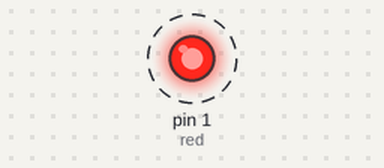
Recording of a sketch running on a simulated Arduino Uno, built with avr-gcc and run on an emulated ATmega328P. Shown: output pins drawn as LEDs (lit = HIGH). Dashed ring = blinking.

Above: at 0.5 s.
Timing chart, 0 to 4.6 s (numbered marks = the images above):
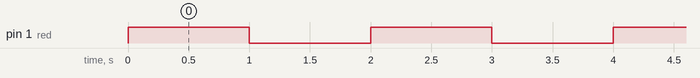

Measured:
- by itself, pin 1 (red): alternates HIGH for 1.0 s and LOW for 1.0 s

The sketch:

bodacious_fyyran1.ino
```cpp
// C++ code
int red=1;
//
void setup()
{
  pinMode(1, OUTPUT);
}

void loop()
{
  digitalWrite(red, HIGH);
  delay(1000); // Wait for 1000 millisecond(s)
  digitalWrite(red, LOW);
  delay(1000); // Wait for 1000 millisecond(s)
}
```
